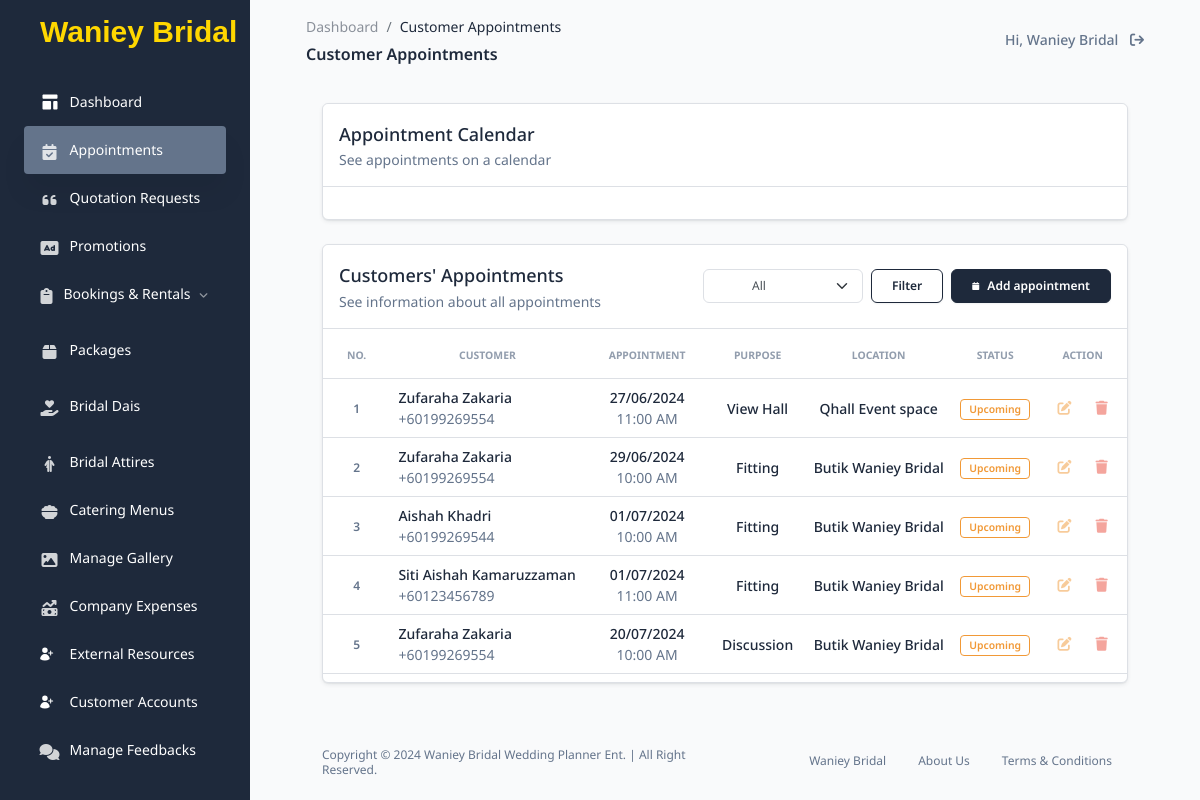
/admin/appointment.php (signed in), run on the app's committed database.
### tables this page shows
CREATE TABLE `appointments` (
  `app_id` bigint(20) NOT NULL,
  `cust_id` bigint(20) NOT NULL,
  `purpose` varchar(255) NOT NULL,
  `location` varchar(255) NOT NULL,
  `date` date NOT NULL,
  `time` time NOT NULL,
  `status` tinyint(4) NOT NULL DEFAULT 0,
  `created_at` timestamp NOT NULL DEFAULT current_timestamp()
);

CREATE TABLE `customers` (
  `cust_id` bigint(20) NOT NULL,
  `profile_img` varchar(255) NOT NULL,
  `firstname` varchar(255) NOT NULL,
  `lastname` varchar(255) NOT NULL,
  `phoneNo` int(11) NOT NULL,
  `email` varchar(255) NOT NULL,
  `bank_name` varchar(255) NOT NULL,
  `acc_no` bigint(20) NOT NULL,
  `password` varchar(255) NOT NULL,
  `created_at` timestamp NOT NULL DEFAULT current_timestamp()
);

### admin/functions.php (called while the page is built, shortened)
<?php
function check_login($con)
{
    if (isset($_SESSION['admin_id'])) {
        $id = $_SESSION['admin_id'];
        $query = "SELECT * FROM admins WHERE admin_id = $id LIMIT 1";
        $result = mysqli_query($con, $query);
        if ($result && mysqli_num_rows($result) > 0) {
            $user_data = mysqli_fetch_assoc($result);
            return $user_data;
        }
    } else {
        header("Location: login.php");
        die;
    }
}

### admin/appointment.php (the view, shortened to what this page needs)
<?php
include('../dbcon.php');
include('./functions.php');
$page_title = 'Customer Appointments';
include('includes/header.php');
?>
<div class="container">
    <div class="col-12 col-xl mb-4">
        <div class="card border shadow-xs mb-4">
            <div class="card-header border-bottom pb-0">
                <h6 class="font-weight-semibold text-lg mb-0">Appointment Calendar</h6>
                <p class="text-sm">See appointments on a calendar</p>
            </div>
            <div class="card-body">
            </div>
        </div>
    </div>
    <div class="row">
        <div class="col-12 col-xl mb-4">
            <div class="card border shadow-xs mb-4">
                <div class="card-header border-bottom pb-0">
                    <div class="d-sm-flex align-items-center">
                        <div>
                            <h6 class="font-weight-semibold text-lg mb-0">Customers' Appointments</h6>
                            <p class="text-sm">See information about all appointments</p>
                        </div>
                        <div class="ms-auto d-flex justify-content-end">
                            <form action="" method="GET">
                                <div class="d-flex align-items-center">
                                    <select name="status_filter" class="form-select form-select-sm me-2 mb-3 px-5">
                                        <option value="">All</option>
                                    </select>
                                    <button type="submit" class="btn btn-sm btn-outline-dark">Filter</button>
                                </div>
                            </form>
                            <button type="button" class="btn btn-sm btn-dark btn-icon d-flex align-items-center ms-2" data-bs-toggle="modal" data-bs-target="#modalAdd">
                                <span class="btn-inner--icon"><i class="fas fa-calendar d-block me-2"></i></span>
                                <span class="btn-inner--text">Add appointment</span>
                            </button>
                        </div>
                    </div>
                </div>
                <div class="card-body px-0 pt-0 pb-2">
                    <div class="table-responsive p-0">
                        <table class="table align-items-center mb-0">
                            <thead>
                                <tr>
                                    <th class="align-middle text-center">
                                        <span class="text-uppercase text-secondary text-xxs font-weight-bolder opacity-7">No.</span>
                                    </th>
                                    <th class="align-middle text-center">
                                        <span class="text-uppercase text-secondary text-xxs font-weight-bolder opacity-7">Customer</span>
                                    </th>
                                    <th class="align-middle text-center">
                                        <span class="text-uppercase text-secondary text-xxs font-weight-bolder opacity-7">Appointment</span>
                                    </th>
                                    <th class="align-middle text-center">
                                        <span class="text-uppercase text-secondary text-xxs font-weight-bolder opacity-7">Purpose</span>
                                    </th>
                                    <th class="align-middle text-center">
                                        <span class="text-uppercase text-secondary text-xxs font-weight-bolder opacity-7">Location</span>
                                    </th>
                                    <th class="align-middle text-center">
                                        <span class="text-uppercase text-secondary text-xxs font-weight-bolder opacity-7">Status</span>
                                    </th>
                                    <th class="align-middle text-center">
                                        <span class="text-uppercase text-secondary text-xxs font-weight-bolder opacity-7">Action</span>
                                    </th>
                                </tr>
                            </thead>
                            <?php
                            $no = 1;
                            $status_filter = isset($_GET['status_filter']) ? $_GET['status_filter'] : '0';
                            $query = "SELECT * FROM appointments INNER JOIN customers ON appointments.cust_id = customers.cust_id";
                            if ($status_filter !== '') {
                                $query .= " WHERE status = '$status_filter'";
                            }
                            $query .= " ORDER BY date , time";
                            $query_run = mysqli_query($con, $query);
                            while ($data = mysqli_fetch_array($query_run)) :
                            ?>
                                <tr>
                                    <td class="align-middle text-center">
                                        <span class="text-secondary text-xs font-weight-bold"><?= $no++ ?></span>
                                    </td>
                                    <td class="align-middle">
                                        <h6 class="text-sm text-dark font-weight-semibold mb-0"><?= $data['firstname'] ?> <?= $data['lastname'] ?></h6>
                                        <p class="text-sm text-secondary mb-0">+60<?= $data['phoneNo'] ?></p>
                                    </td>
                                    <td class="align-middle text-center">
                                        <h6 class="text-sm text-dark font-weight-semibold mb-0">
                                            <?php
                                            $slot_date = DateTime::createFromFormat('Y-m-d', $data['date']);
                                            if ($slot_date !== false) {
                                                $formatted_slot_date = $slot_date->format('d/m/Y');
                                                echo $formatted_slot_date;
                                            } else {
                                                echo "Invalid date";
                                            }
                                            ?>
                                        </h6>
                                        <p class="text-sm text-secondary  mb-0">
                                            <?php
                                            $time = DateTime::createFromFormat('H:i:s', $data['time']);
                                            $format_time = $time->format('h:i A');
                                            echo $format_time;
                                            ?>
                                        </p>
                                    </td>
                                    <td class="align-middle text-center">
                                        <p class="text-sm text-dark font-weight-semibold mb-0"><?= $data['purpose'] ?></p>
                                    </td>
                                    <td class="align-middle text-center">
                                        <p class="text-sm text-dark font-weight-semibold mb-0"><?= $data['location'] ?></p>
                                    </td>
                                    <td class="align-middle text-center">
                                        <?php
                                        $status = $data['status'];
                                        switch ($status) {
                                            case '0':
                                                echo "<span class='badge badge-sm border border-warning text-warning'>Upcoming</span>";
                                                break;
                                        }
                                        ?>
                                    </td>
                                    <td class="align-middle text-center">
                                        <a href="#" class="text-warning" data-bs-toggle="modal" data-bs-target="#modalEdit<?= $data['app_id'] ?>"><i class="fas fa-edit text-sm opacity-5"></i></a>
                                        <a href="#" class="text-danger" data-bs-toggle="modal" data-bs-target="#modalDelete<?= $data['app_id'] ?>"><i class="fas fa-trash text-sm opacity-5"></i></a>
                                    </td>
                                </tr>
                            <?php endwhile; ?>
                        </table>
                    </div>
                </div>
            </div>
        </div>
    </div>
</div>
<?php include('includes/footer.php') ?>

### admin/includes/navbar.php (shortened to what this page needs)
<nav class="navbar navbar-main navbar-expand-lg mx-5 px-0 shadow-none rounded " id="navbarBlur" navbar-scroll="true">
  <div class="container-fluid py-1 px-2 ">
    <nav aria-label="breadcrumb">
      <ol class="breadcrumb bg-transparent mb-1 pb-0 pt-1 px-0 me-sm-6 me-5">
        <li class="breadcrumb-item text-sm"><a class="opacity-5 text-dark" href="index.php">Dashboard</a></li>
        <li class="breadcrumb-item text-sm text-dark active" aria-current="page"><?php
                                                                                  if (isset($page_title)) {
                                                                                    echo "$page_title";
                                                                                  }
                                                                                  ?></li>
      </ol>
      <h6 class="font-weight-bold mb-0"><?php
                                        if (isset($page_title)) {
                                          echo "$page_title";
                                        }
                                        ?></h6>
    </nav>
    <div class="collapse navbar-collapse mt-sm-0 mt-2 me-md-0 me-sm-4" id="navbar">
      <ul class="navbar-nav  justify-content-end">
        <li class="nav-item ps-2 d-flex align-items-center">
          <a href="admin_logout.php" class="nav-link text-body p-0" data-bs-toggle="tooltip" data-bs-title="Logout">
            <span class="me-2">
              <?php
              $user = check_login($con);
              echo 'Hi, '. $user['name'];
              ?>
            </span>
            <span><i class="fa-solid fa-arrow-right-from-bracket"></i></span>
          </a>
        </li>
      </ul>
    </div>
  </div>
</nav>

### data on the page
appointments: cust.firstname "Zufaraha", cust.lastname "Zakaria", cust.phoneNo "199269554", date "27/06/2024", time "11:00 AM", purpose "View Hall", location "Qhall Event space", status "Upcoming"
appointments: cust.firstname "Zufaraha", cust.lastname "Zakaria", cust.phoneNo "199269554", date "29/06/2024", time "10:00 AM", purpose "Fitting", location "Butik Waniey Bridal", status "Upcoming"
appointments: cust.firstname "Aishah", cust.lastname "Khadri", cust.phoneNo "199269544", date "01/07/2024", time "10:00 AM", purpose "Fitting", location "Butik Waniey Bridal", status "Upcoming"
appointments: cust.firstname "Siti Aishah", cust.lastname "Kamaruzzaman", cust.phoneNo "123456789", date "01/07/2024", time "11:00 AM", purpose "Fitting", location "Butik Waniey Bridal", status "Upcoming"
appointments: cust.firstname "Zufaraha", cust.lastname "Zakaria", cust.phoneNo "199269554", date "20/07/2024", time "10:00 AM", purpose "Discussion", location "Butik Waniey Bridal", status "Upcoming"

### other printed values
$page_title "Customer Appointments"
$user['name'] "Waniey Bridal"
